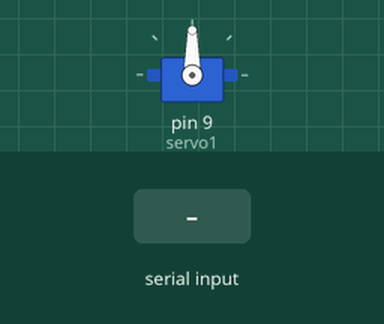
A sketch run on a simulated Arduino Uno, built with avr-gcc and run on an emulated ATmega328P. Shown: servo. The test bench sets the inputs (shaded band).

Above: at 1.2 s.
1.3 s: byte 30 received over Serial
At 2.3 s:
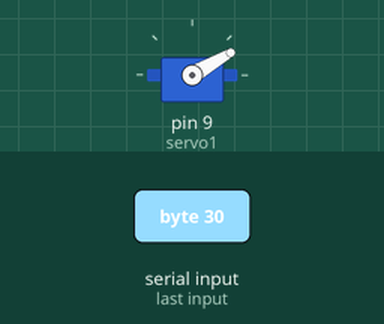
2.8 s: byte 120 received over Serial
At 3.5 s:
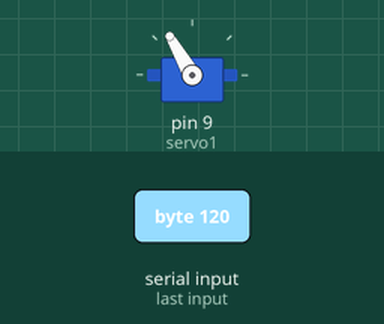
Timing chart, 0 to 5.8 s (numbered marks = the images above; inputs shaded):
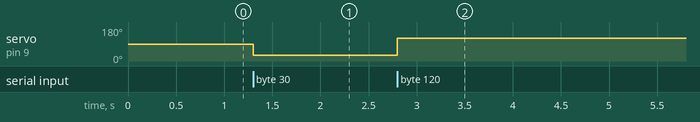

The sketch:

LeapProcArduServoOutput.ino
```cpp
/*
 * Leap Motion -> Processing -> Arduino -> Servo
 *
 * Michelle Leonhart 2014-02-04
 * @at0mbmxb www.tinwhiskers.net
 *
 */

#include <AFMotor.h>
#include <Servo.h>

Servo servo1;

int servoVal = 10 ;

void setup() {
  Serial.begin(9600);

  servo1.attach(9);
}

void loop() {
  if ( Serial.available()) {
    int input = Serial.read();
    servo1.write(input);
  }
}
```

Measured:
- after the input at 1.3 s, servo on pin 9 (servo1): 90° → 30° at once
- after the input at 2.8 s, servo on pin 9 (servo1): 30° → 120° at once
